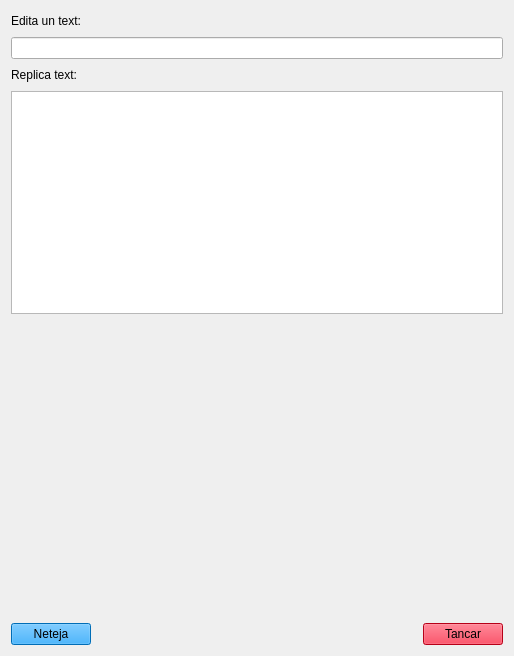
<?xml version="1.0" encoding="UTF-8"?>
<ui version="4.0">
 <class>MyForm</class>
 <widget class="QWidget" name="MyForm">
  <property name="geometry">
   <rect>
    <x>0</x>
    <y>0</y>
    <width>514</width>
    <height>656</height>
   </rect>
  </property>
  <property name="windowTitle">
   <string>Form</string>
  </property>
  <layout class="QVBoxLayout" name="verticalLayout_5">
   <item>
    <layout class="QVBoxLayout" name="verticalLayout_4">
     <item>
      <layout class="QVBoxLayout" name="verticalLayout_3">
       <item>
        <layout class="QVBoxLayout" name="verticalLayout">
         <item>
          <layout class="QHBoxLayout" name="horizontalLayout">
           <item>
            <widget class="QLabel" name="label">
             <property name="text">
              <string>Edita un text:</string>
             </property>
            </widget>
           </item>
           <item>
            <spacer name="horizontalSpacer">
             <property name="orientation">
              <enum>Qt::Horizontal</enum>
             </property>
             <property name="sizeHint" stdset="0">
              <size>
               <width>238</width>
               <height>20</height>
              </size>
             </property>
            </spacer>
           </item>
          </layout>
         </item>
         <item>
          <widget class="QLineEdit" name="lineEdit"/>
         </item>
        </layout>
       </item>
       <item>
        <layout class="QVBoxLayout" name="verticalLayout_2">
         <item>
          <layout class="QHBoxLayout" name="horizontalLayout_2">
           <item>
            <widget class="QLabel" name="label_2">
             <property name="text">
              <string>Replica text:</string>
             </property>
            </widget>
           </item>
           <item>
            <spacer name="horizontalSpacer_2">
             <property name="orientation">
              <enum>Qt::Horizontal</enum>
             </property>
             <property name="sizeHint" stdset="0">
              <size>
               <width>238</width>
               <height>20</height>
              </size>
             </property>
            </spacer>
           </item>
          </layout>
         </item>
         <item>
          <widget class="QTextEdit" name="textEdit_2"/>
         </item>
        </layout>
       </item>
      </layout>
     </item>
     <item>
      <spacer name="verticalSpacer">
       <property name="orientation">
        <enum>Qt::Vertical</enum>
       </property>
       <property name="sizeHint" stdset="0">
        <size>
         <width>20</width>
         <height>58</height>
        </size>
       </property>
      </spacer>
     </item>
     <item>
      <layout class="QHBoxLayout" name="horizontalLayout_3">
       <item>
        <widget class="QPushButton" name="pushButton">
         <property name="styleSheet">
          <string notr="true">background-color:#09f</string>
         </property>
         <property name="text">
          <string>Neteja</string>
         </property>
        </widget>
       </item>
       <item>
        <spacer name="horizontalSpacer_3">
         <property name="orientation">
          <enum>Qt::Horizontal</enum>
         </property>
         <property name="sizeHint" stdset="0">
          <size>
           <width>158</width>
           <height>20</height>
          </size>
         </property>
        </spacer>
       </item>
       <item>
        <widget class="QPushButton" name="pushButton_2">
         <property name="styleSheet">
          <string notr="true">background-color:#f02</string>
         </property>
         <property name="text">
          <string>Tancar</string>
         </property>
        </widget>
       </item>
      </layout>
     </item>
    </layout>
   </item>
  </layout>
 </widget>
 <resources/>
 <connections>
  <connection>
   <sender>pushButton_2</sender>
   <signal>clicked()</signal>
   <receiver>MyForm</receiver>
   <slot>close()</slot>
   <hints>
    <hint type="sourcelabel">
     <x>456</x>
     <y>636</y>
    </hint>
    <hint type="destinationlabel">
     <x>476</x>
     <y>670</y>
    </hint>
   </hints>
  </connection>
  <connection>
   <sender>pushButton</sender>
   <signal>clicked()</signal>
   <receiver>lineEdit</receiver>
   <slot>clear()</slot>
   <hints>
    <hint type="sourcelabel">
     <x>47</x>
     <y>626</y>
    </hint>
    <hint type="destinationlabel">
     <x>69</x>
     <y>62</y>
    </hint>
   </hints>
  </connection>
  <connection>
   <sender>lineEdit</sender>
   <signal>textChanged(QString)</signal>
   <receiver>textEdit_2</receiver>
   <slot>setText(QString)</slot>
   <hints>
    <hint type="sourcelabel">
     <x>185</x>
     <y>62</y>
    </hint>
    <hint type="destinationlabel">
     <x>182</x>
     <y>144</y>
    </hint>
   </hints>
  </connection>
 </connections>
</ui>
